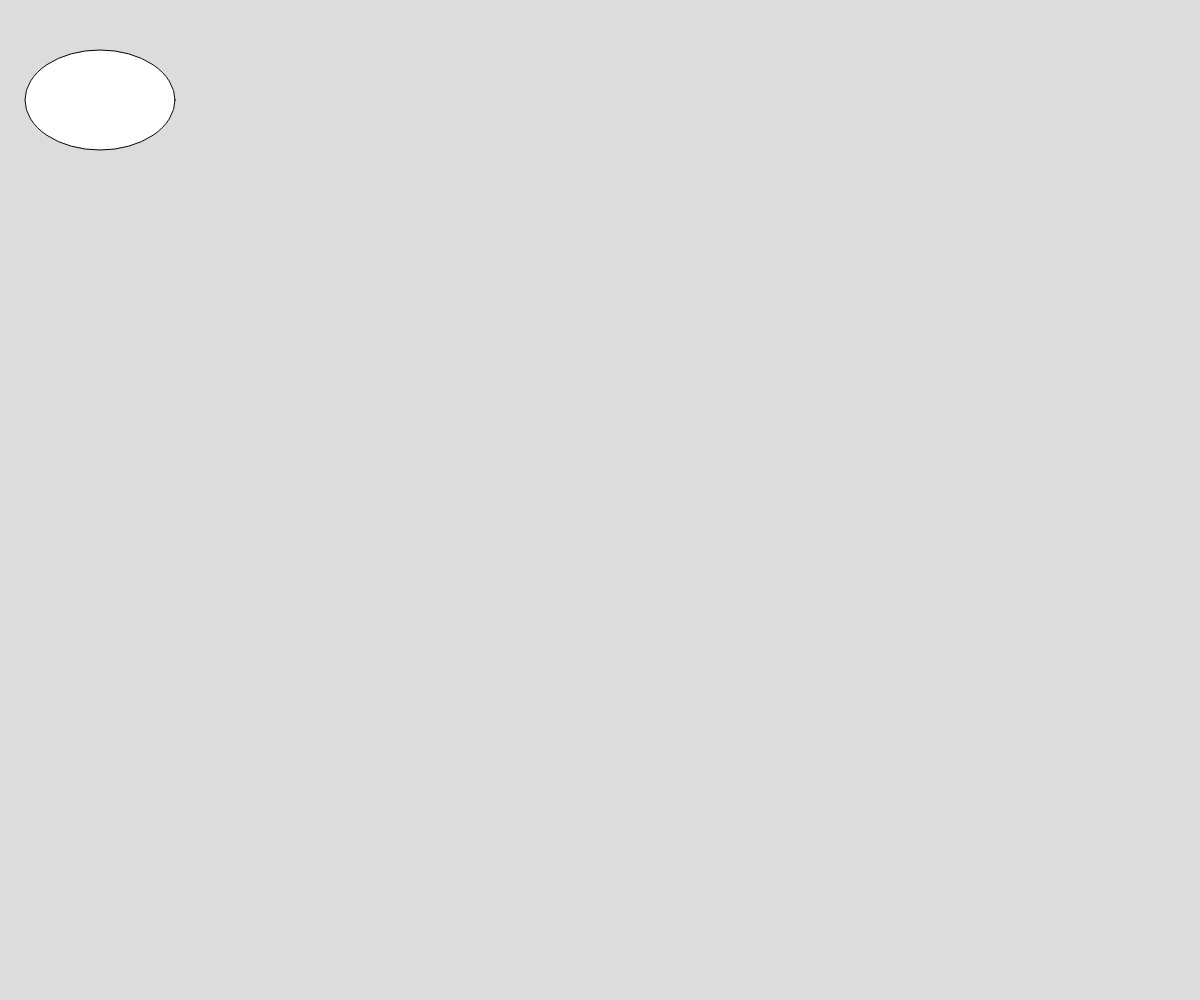
Frame 1 (no input)
Frame 60 (no input): identical to frame 1, image omitted
Frame 120 (the mouse pressed at the canvas centre since frame 60): identical to frame 1, image omitted

The p5.js sketch that drew this single still picture (run headless with seeded random() and noise() and a simulated clock; from frame 60 on, the mouse is pressed at the canvas centre):

// p5.js sketch
// ── sketch.js
// Project Title
// Your Name
// Date
//
// Extra for Experts:
// - describe what you did to take this project "above and beyond"


function setup() {
  createCanvas(windowWidth, windowHeight);
}

function draw() {
  background(220);
  ellipse(100, 100, 150, 100);
}
